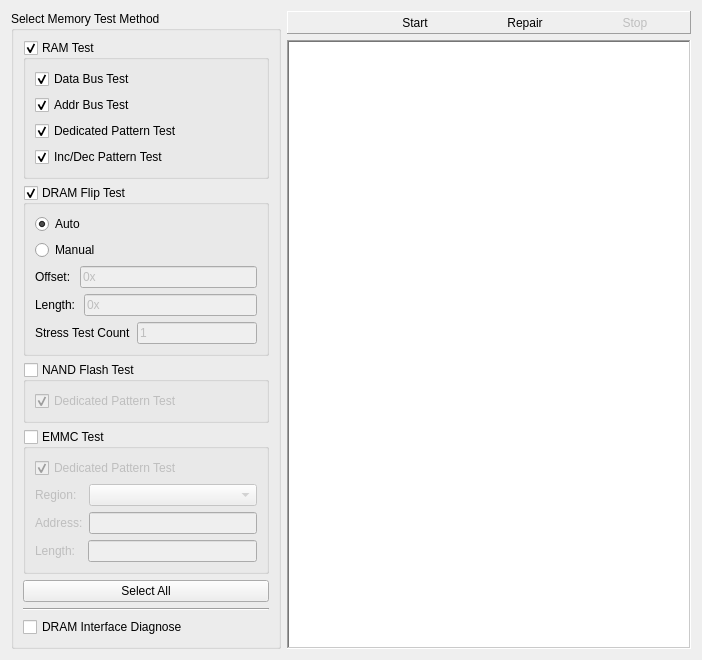
<?xml version="1.0" encoding="UTF-8"?>
<ui version="4.0">
 <class>MemoryTestWidget</class>
 <widget class="QWidget" name="MemoryTestWidget">
  <property name="geometry">
   <rect>
    <x>0</x>
    <y>0</y>
    <width>702</width>
    <height>606</height>
   </rect>
  </property>
  <property name="windowTitle">
   <string>Form</string>
  </property>
  <layout class="QGridLayout" name="gridLayout_3">
   <item row="0" column="1">
    <widget class="QFrame" name="frame_5">
     <property name="frameShape">
      <enum>QFrame::Panel</enum>
     </property>
     <property name="frameShadow">
      <enum>QFrame::Raised</enum>
     </property>
     <layout class="QHBoxLayout" name="horizontalLayout_2">
      <property name="spacing">
       <number>0</number>
      </property>
      <property name="margin">
       <number>0</number>
      </property>
      <item>
       <spacer name="horizontalSpacer_3">
        <property name="orientation">
         <enum>Qt::Horizontal</enum>
        </property>
        <property name="sizeHint" stdset="0">
         <size>
          <width>40</width>
          <height>20</height>
         </size>
        </property>
       </spacer>
      </item>
      <item>
       <widget class="QToolButton" name="toolButton_start">
        <property name="minimumSize">
         <size>
          <width>110</width>
          <height>0</height>
         </size>
        </property>
        <property name="toolTip">
         <string>F9</string>
        </property>
        <property name="text">
         <string>Start</string>
        </property>
        <property name="icon">
         <iconset resource="../../icon.qrc">
          <normaloff>:/images/start.png</normaloff>:/images/start.png</iconset>
        </property>
        <property name="iconSize">
         <size>
          <width>24</width>
          <height>24</height>
         </size>
        </property>
        <property name="toolButtonStyle">
         <enum>Qt::ToolButtonTextUnderIcon</enum>
        </property>
        <property name="autoRaise">
         <bool>true</bool>
        </property>
       </widget>
      </item>
      <item>
       <widget class="QToolButton" name="toolButton_repair">
        <property name="minimumSize">
         <size>
          <width>110</width>
          <height>0</height>
         </size>
        </property>
        <property name="text">
         <string>Repair</string>
        </property>
        <property name="icon">
         <iconset resource="../../icon.qrc">
          <normaloff>:/images/dramrepair.png</normaloff>:/images/dramrepair.png</iconset>
        </property>
        <property name="iconSize">
         <size>
          <width>24</width>
          <height>24</height>
         </size>
        </property>
        <property name="toolButtonStyle">
         <enum>Qt::ToolButtonTextUnderIcon</enum>
        </property>
        <property name="autoRaise">
         <bool>true</bool>
        </property>
       </widget>
      </item>
      <item>
       <widget class="QToolButton" name="toolButton_stop">
        <property name="enabled">
         <bool>false</bool>
        </property>
        <property name="minimumSize">
         <size>
          <width>110</width>
          <height>0</height>
         </size>
        </property>
        <property name="toolTip">
         <string>F10</string>
        </property>
        <property name="text">
         <string>Stop</string>
        </property>
        <property name="icon">
         <iconset resource="../../icon.qrc">
          <normaloff>:/images/stop.png</normaloff>:/images/stop.png</iconset>
        </property>
        <property name="iconSize">
         <size>
          <width>24</width>
          <height>24</height>
         </size>
        </property>
        <property name="toolButtonStyle">
         <enum>Qt::ToolButtonTextUnderIcon</enum>
        </property>
        <property name="autoRaise">
         <bool>true</bool>
        </property>
       </widget>
      </item>
     </layout>
    </widget>
   </item>
   <item row="1" column="1">
    <widget class="QTextEdit" name="MemoryTestReport">
     <property name="font">
      <font>
       <pointsize>12</pointsize>
      </font>
     </property>
     <property name="frameShape">
      <enum>QFrame::WinPanel</enum>
     </property>
     <property name="readOnly">
      <bool>true</bool>
     </property>
    </widget>
   </item>
   <item row="0" column="0" rowspan="2">
    <widget class="QGroupBox" name="groupBox">
     <property name="maximumSize">
      <size>
       <width>270</width>
       <height>16777215</height>
      </size>
     </property>
     <property name="title">
      <string>Select Memory Test Method</string>
     </property>
     <property name="flat">
      <bool>false</bool>
     </property>
     <property name="checkable">
      <bool>false</bool>
     </property>
     <property name="checked">
      <bool>false</bool>
     </property>
     <layout class="QVBoxLayout" name="verticalLayout">
      <item>
       <widget class="QGroupBox" name="RAM_TEST">
        <property name="title">
         <string>RAM Test</string>
        </property>
        <property name="checkable">
         <bool>true</bool>
        </property>
        <property name="checked">
         <bool>true</bool>
        </property>
        <layout class="QVBoxLayout" name="verticalLayout_8">
         <item>
          <widget class="QCheckBox" name="RAM_DataBusTest">
           <property name="text">
            <string>Data Bus Test</string>
           </property>
           <property name="checked">
            <bool>true</bool>
           </property>
          </widget>
         </item>
         <item>
          <widget class="QCheckBox" name="RAM_AddrBusTest">
           <property name="text">
            <string>Addr Bus Test</string>
           </property>
           <property name="checked">
            <bool>true</bool>
           </property>
          </widget>
         </item>
         <item>
          <widget class="QCheckBox" name="RAM_DedicatedPatternTest">
           <property name="text">
            <string>Dedicated Pattern Test</string>
           </property>
           <property name="checked">
            <bool>true</bool>
           </property>
          </widget>
         </item>
         <item>
          <widget class="QCheckBox" name="RAM_IncDecPatternTest">
           <property name="text">
            <string>Inc/Dec Pattern Test</string>
           </property>
           <property name="checked">
            <bool>true</bool>
           </property>
          </widget>
         </item>
        </layout>
       </widget>
      </item>
      <item>
       <widget class="QGroupBox" name="DRAM_FLIP_TEST">
        <property name="title">
         <string>DRAM Flip Test</string>
        </property>
        <property name="checkable">
         <bool>true</bool>
        </property>
        <property name="checked">
         <bool>true</bool>
        </property>
        <layout class="QGridLayout" name="gridLayout_5">
         <item row="0" column="0">
          <widget class="QRadioButton" name="radioButton_dramtest_auto">
           <property name="text">
            <string>Auto</string>
           </property>
           <property name="checked">
            <bool>true</bool>
           </property>
          </widget>
         </item>
         <item row="1" column="0">
          <widget class="QRadioButton" name="radioButton_dramtest_manual">
           <property name="text">
            <string>Manual</string>
           </property>
          </widget>
         </item>
         <item row="2" column="0">
          <layout class="QHBoxLayout" name="horizontalLayout_5">
           <item>
            <widget class="QLabel" name="label_dramtest_address">
             <property name="sizePolicy">
              <sizepolicy hsizetype="Fixed" vsizetype="Fixed">
               <horstretch>0</horstretch>
               <verstretch>0</verstretch>
              </sizepolicy>
             </property>
             <property name="text">
              <string>Offset: </string>
             </property>
            </widget>
           </item>
           <item>
            <widget class="QLineEdit" name="lineEdit_dramtest_address">
             <property name="enabled">
              <bool>false</bool>
             </property>
             <property name="sizePolicy">
              <sizepolicy hsizetype="Expanding" vsizetype="Fixed">
               <horstretch>0</horstretch>
               <verstretch>0</verstretch>
              </sizepolicy>
             </property>
             <property name="text">
              <string>0x</string>
             </property>
            </widget>
           </item>
          </layout>
         </item>
         <item row="3" column="0">
          <layout class="QHBoxLayout" name="horizontalLayout_6">
           <property name="topMargin">
            <number>0</number>
           </property>
           <item>
            <widget class="QLabel" name="label_dramtest_length">
             <property name="sizePolicy">
              <sizepolicy hsizetype="Fixed" vsizetype="Fixed">
               <horstretch>0</horstretch>
               <verstretch>0</verstretch>
              </sizepolicy>
             </property>
             <property name="minimumSize">
              <size>
               <width>43</width>
               <height>13</height>
              </size>
             </property>
             <property name="text">
              <string>Length:</string>
             </property>
            </widget>
           </item>
           <item>
            <widget class="QLineEdit" name="lineEdit_dramtest_length">
             <property name="enabled">
              <bool>false</bool>
             </property>
             <property name="text">
              <string>0x</string>
             </property>
            </widget>
           </item>
          </layout>
         </item>
         <item row="4" column="0">
          <layout class="QHBoxLayout" name="horizontalLayout_7">
           <property name="topMargin">
            <number>0</number>
           </property>
           <item>
            <widget class="QLabel" name="label_dramtest_stresscount">
             <property name="text">
              <string>Stress Test Count</string>
             </property>
            </widget>
           </item>
           <item>
            <widget class="QLineEdit" name="lineEdit_dramtest_stresscount">
             <property name="enabled">
              <bool>false</bool>
             </property>
             <property name="text">
              <string>1</string>
             </property>
            </widget>
           </item>
          </layout>
         </item>
        </layout>
       </widget>
      </item>
      <item>
       <widget class="QGroupBox" name="NAND_FLASH_TEST">
        <property name="title">
         <string>NAND Flash Test</string>
        </property>
        <property name="checkable">
         <bool>true</bool>
        </property>
        <property name="checked">
         <bool>false</bool>
        </property>
        <layout class="QGridLayout" name="gridLayout">
         <item row="0" column="0">
          <widget class="QCheckBox" name="NAND_DedicatedPatternTest">
           <property name="text">
            <string>Dedicated Pattern Test</string>
           </property>
           <property name="checked">
            <bool>true</bool>
           </property>
          </widget>
         </item>
        </layout>
       </widget>
      </item>
      <item>
       <widget class="QGroupBox" name="EMMC_FLASH_TEST">
        <property name="maximumSize">
         <size>
          <width>16777215</width>
          <height>16777215</height>
         </size>
        </property>
        <property name="title">
         <string>EMMC Test</string>
        </property>
        <property name="checkable">
         <bool>true</bool>
        </property>
        <property name="checked">
         <bool>false</bool>
        </property>
        <layout class="QGridLayout" name="gridLayout_2">
         <item row="0" column="0">
          <widget class="QCheckBox" name="EMMC_DedicatedPatternTest">
           <property name="text">
            <string>Dedicated Pattern Test</string>
           </property>
           <property name="checked">
            <bool>true</bool>
           </property>
          </widget>
         </item>
         <item row="1" column="0">
          <layout class="QHBoxLayout" name="horizontalLayout_4">
           <item>
            <widget class="QLabel" name="label_region">
             <property name="sizePolicy">
              <sizepolicy hsizetype="Fixed" vsizetype="Fixed">
               <horstretch>0</horstretch>
               <verstretch>0</verstretch>
              </sizepolicy>
             </property>
             <property name="text">
              <string>Region:  </string>
             </property>
            </widget>
           </item>
           <item>
            <widget class="QComboBox" name="comboBox_region"/>
           </item>
          </layout>
         </item>
         <item row="2" column="0">
          <layout class="QHBoxLayout" name="horizontalLayout_3">
           <item>
            <widget class="QLabel" name="label_address">
             <property name="sizePolicy">
              <sizepolicy hsizetype="Fixed" vsizetype="Fixed">
               <horstretch>0</horstretch>
               <verstretch>0</verstretch>
              </sizepolicy>
             </property>
             <property name="text">
              <string>Address:</string>
             </property>
            </widget>
           </item>
           <item>
            <widget class="QLineEdit" name="lineEdit_address"/>
           </item>
          </layout>
         </item>
         <item row="3" column="0">
          <layout class="QHBoxLayout" name="horizontalLayout">
           <item>
            <widget class="QLabel" name="label_length">
             <property name="sizePolicy">
              <sizepolicy hsizetype="Fixed" vsizetype="Fixed">
               <horstretch>0</horstretch>
               <verstretch>0</verstretch>
              </sizepolicy>
             </property>
             <property name="text">
              <string>Length:  </string>
             </property>
            </widget>
           </item>
           <item>
            <widget class="QLineEdit" name="lineEdit_length"/>
           </item>
          </layout>
         </item>
        </layout>
       </widget>
      </item>
      <item>
       <widget class="QPushButton" name="SELECT_ALL">
        <property name="text">
         <string>Select All</string>
        </property>
       </widget>
      </item>
      <item>
       <widget class="Line" name="line">
        <property name="orientation">
         <enum>Qt::Horizontal</enum>
        </property>
       </widget>
      </item>
      <item>
       <widget class="QCheckBox" name="checkBox_dram_interface_diagnose">
        <property name="text">
         <string>DRAM Interface Diagnose</string>
        </property>
       </widget>
      </item>
      <item>
       <spacer name="verticalSpacer">
        <property name="orientation">
         <enum>Qt::Vertical</enum>
        </property>
        <property name="sizeHint" stdset="0">
         <size>
          <width>20</width>
          <height>43</height>
         </size>
        </property>
       </spacer>
      </item>
     </layout>
    </widget>
   </item>
  </layout>
 </widget>
 <resources>
  <include location="../../icon.qrc"/>
 </resources>
 <connections/>
</ui>
